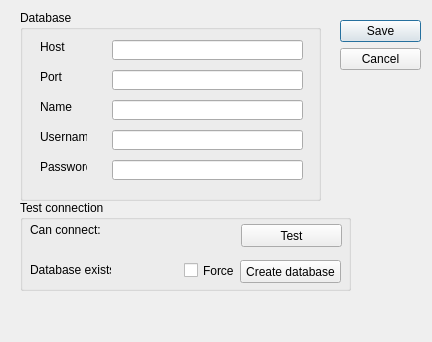
<?xml version="1.0" encoding="UTF-8"?>
<ui version="4.0">
 <class>settingsDialog</class>
 <widget class="QDialog" name="settingsDialog">
  <property name="geometry">
   <rect>
    <x>0</x>
    <y>0</y>
    <width>432</width>
    <height>342</height>
   </rect>
  </property>
  <property name="windowTitle">
   <string>Settings</string>
  </property>
  <property name="modal">
   <bool>true</bool>
  </property>
  <widget class="QDialogButtonBox" name="settingsDialogButtonBox">
   <property name="geometry">
    <rect>
     <x>340</x>
     <y>20</y>
     <width>81</width>
     <height>61</height>
    </rect>
   </property>
   <property name="orientation">
    <enum>Qt::Vertical</enum>
   </property>
   <property name="standardButtons">
    <set>QDialogButtonBox::Cancel|QDialogButtonBox::Save</set>
   </property>
  </widget>
  <widget class="QGroupBox" name="databaseGroupBox">
   <property name="geometry">
    <rect>
     <x>20</x>
     <y>10</y>
     <width>301</width>
     <height>191</height>
    </rect>
   </property>
   <property name="font">
    <font>
     <weight>50</weight>
     <bold>false</bold>
    </font>
   </property>
   <property name="title">
    <string>Database</string>
   </property>
   <property name="flat">
    <bool>false</bool>
   </property>
   <property name="checkable">
    <bool>false</bool>
   </property>
   <widget class="QLineEdit" name="dbPasswordLineEdit">
    <property name="geometry">
     <rect>
      <x>92</x>
      <y>150</y>
      <width>191</width>
      <height>20</height>
     </rect>
    </property>
    <property name="inputMethodHints">
     <set>Qt::ImhSensitiveData</set>
    </property>
   </widget>
   <widget class="QLabel" name="label_4">
    <property name="geometry">
     <rect>
      <x>20</x>
      <y>120</y>
      <width>47</width>
      <height>13</height>
     </rect>
    </property>
    <property name="text">
     <string>Username</string>
    </property>
   </widget>
   <widget class="QLineEdit" name="dbUserLineEdit">
    <property name="geometry">
     <rect>
      <x>92</x>
      <y>120</y>
      <width>191</width>
      <height>20</height>
     </rect>
    </property>
   </widget>
   <widget class="QLabel" name="label">
    <property name="geometry">
     <rect>
      <x>20</x>
      <y>30</y>
      <width>47</width>
      <height>13</height>
     </rect>
    </property>
    <property name="text">
     <string>Host</string>
    </property>
   </widget>
   <widget class="QLineEdit" name="dbPortLineEdit">
    <property name="geometry">
     <rect>
      <x>92</x>
      <y>60</y>
      <width>191</width>
      <height>20</height>
     </rect>
    </property>
   </widget>
   <widget class="QLineEdit" name="dbHostLineEdit">
    <property name="geometry">
     <rect>
      <x>92</x>
      <y>30</y>
      <width>191</width>
      <height>20</height>
     </rect>
    </property>
   </widget>
   <widget class="QLabel" name="label_5">
    <property name="geometry">
     <rect>
      <x>20</x>
      <y>150</y>
      <width>47</width>
      <height>13</height>
     </rect>
    </property>
    <property name="text">
     <string>Password</string>
    </property>
   </widget>
   <widget class="QLineEdit" name="dbNameLineEdit">
    <property name="geometry">
     <rect>
      <x>92</x>
      <y>90</y>
      <width>191</width>
      <height>20</height>
     </rect>
    </property>
   </widget>
   <widget class="QLabel" name="label_2">
    <property name="geometry">
     <rect>
      <x>20</x>
      <y>60</y>
      <width>47</width>
      <height>13</height>
     </rect>
    </property>
    <property name="text">
     <string>Port</string>
    </property>
   </widget>
   <widget class="QLabel" name="label_3">
    <property name="geometry">
     <rect>
      <x>20</x>
      <y>90</y>
      <width>47</width>
      <height>13</height>
     </rect>
    </property>
    <property name="text">
     <string>Name</string>
    </property>
   </widget>
  </widget>
  <widget class="QGroupBox" name="checkDatabasegroupBox">
   <property name="geometry">
    <rect>
     <x>20</x>
     <y>200</y>
     <width>331</width>
     <height>91</height>
    </rect>
   </property>
   <property name="title">
    <string>Test connection</string>
   </property>
   <widget class="QLabel" name="databaseServerStatusLabel">
    <property name="geometry">
     <rect>
      <x>100</x>
      <y>21</y>
      <width>61</width>
      <height>20</height>
     </rect>
    </property>
    <property name="text">
     <string/>
    </property>
   </widget>
   <widget class="QLabel" name="label_6">
    <property name="geometry">
     <rect>
      <x>10</x>
      <y>22</y>
      <width>71</width>
      <height>16</height>
     </rect>
    </property>
    <property name="text">
     <string>Can connect:</string>
    </property>
   </widget>
   <widget class="QPushButton" name="testConnectionPushButton">
    <property name="geometry">
     <rect>
      <x>221</x>
      <y>24</y>
      <width>101</width>
      <height>23</height>
     </rect>
    </property>
    <property name="text">
     <string>Test</string>
    </property>
   </widget>
   <widget class="QLabel" name="label_7">
    <property name="geometry">
     <rect>
      <x>10</x>
      <y>62</y>
      <width>81</width>
      <height>16</height>
     </rect>
    </property>
    <property name="text">
     <string>Database exists:</string>
    </property>
   </widget>
   <widget class="QPushButton" name="createDatabasePushButton">
    <property name="geometry">
     <rect>
      <x>220</x>
      <y>60</y>
      <width>101</width>
      <height>23</height>
     </rect>
    </property>
    <property name="text">
     <string>Create database</string>
    </property>
   </widget>
   <widget class="QLabel" name="checkDatabaseStatusLabel">
    <property name="geometry">
     <rect>
      <x>100</x>
      <y>61</y>
      <width>61</width>
      <height>20</height>
     </rect>
    </property>
    <property name="text">
     <string/>
    </property>
   </widget>
   <widget class="QLabel" name="createDatabaseStatusLabel">
    <property name="geometry">
     <rect>
      <x>290</x>
      <y>60</y>
      <width>91</width>
      <height>16</height>
     </rect>
    </property>
    <property name="text">
     <string/>
    </property>
   </widget>
   <widget class="QCheckBox" name="checkDatabaseForceCheckBox">
    <property name="geometry">
     <rect>
      <x>164</x>
      <y>62</y>
      <width>51</width>
      <height>17</height>
     </rect>
    </property>
    <property name="text">
     <string>Force</string>
    </property>
   </widget>
  </widget>
 </widget>
 <tabstops>
  <tabstop>dbHostLineEdit</tabstop>
  <tabstop>dbPortLineEdit</tabstop>
  <tabstop>dbNameLineEdit</tabstop>
  <tabstop>dbUserLineEdit</tabstop>
  <tabstop>dbPasswordLineEdit</tabstop>
  <tabstop>testConnectionPushButton</tabstop>
  <tabstop>checkDatabaseForceCheckBox</tabstop>
  <tabstop>createDatabasePushButton</tabstop>
 </tabstops>
 <resources/>
 <connections>
  <connection>
   <sender>settingsDialogButtonBox</sender>
   <signal>accepted()</signal>
   <receiver>settingsDialog</receiver>
   <slot>accept()</slot>
   <hints>
    <hint type="sourcelabel">
     <x>248</x>
     <y>254</y>
    </hint>
    <hint type="destinationlabel">
     <x>157</x>
     <y>274</y>
    </hint>
   </hints>
  </connection>
  <connection>
   <sender>settingsDialogButtonBox</sender>
   <signal>rejected()</signal>
   <receiver>settingsDialog</receiver>
   <slot>reject()</slot>
   <hints>
    <hint type="sourcelabel">
     <x>316</x>
     <y>260</y>
    </hint>
    <hint type="destinationlabel">
     <x>286</x>
     <y>274</y>
    </hint>
   </hints>
  </connection>
 </connections>
</ui>
